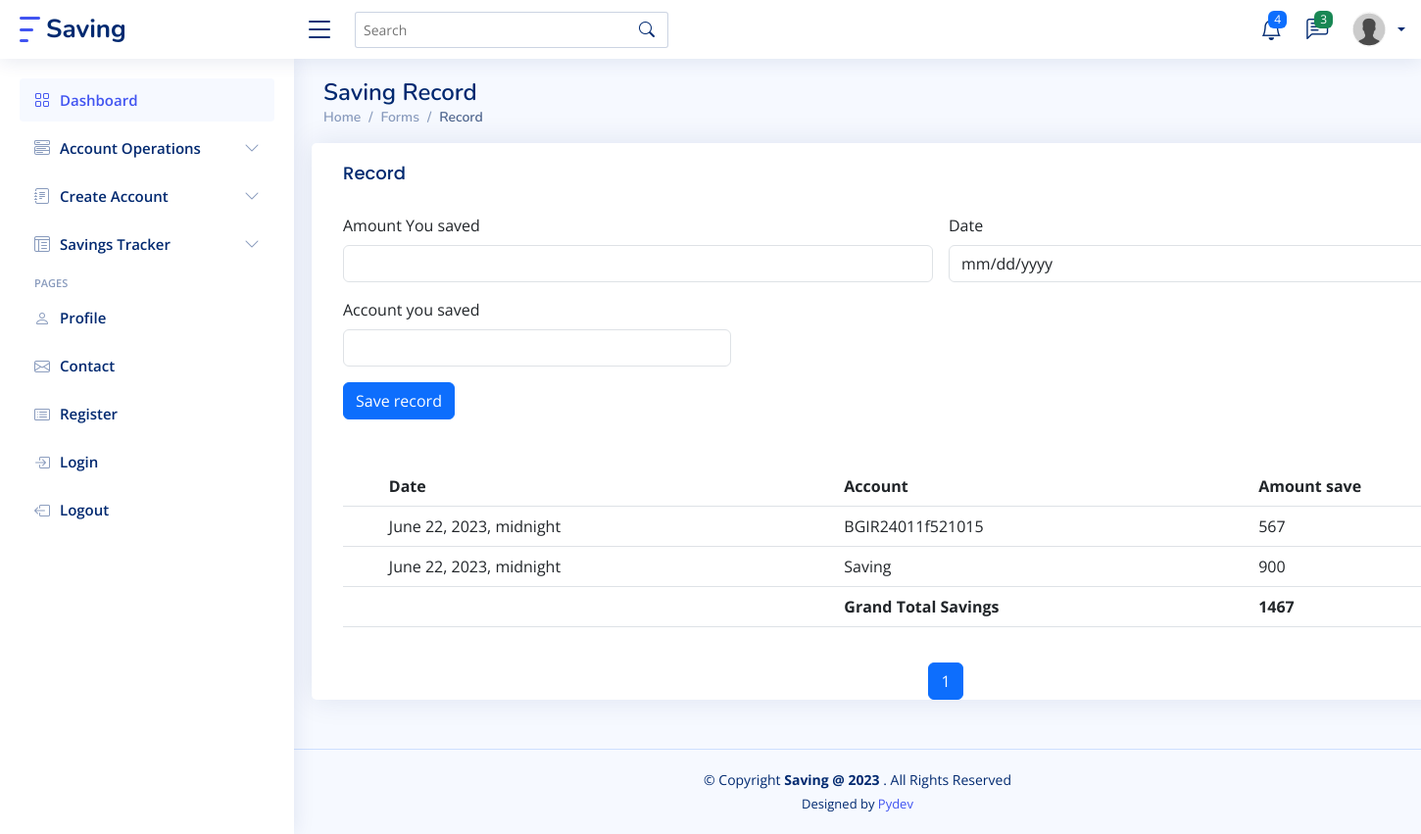
The app's page /savings-record (signed in), older data.
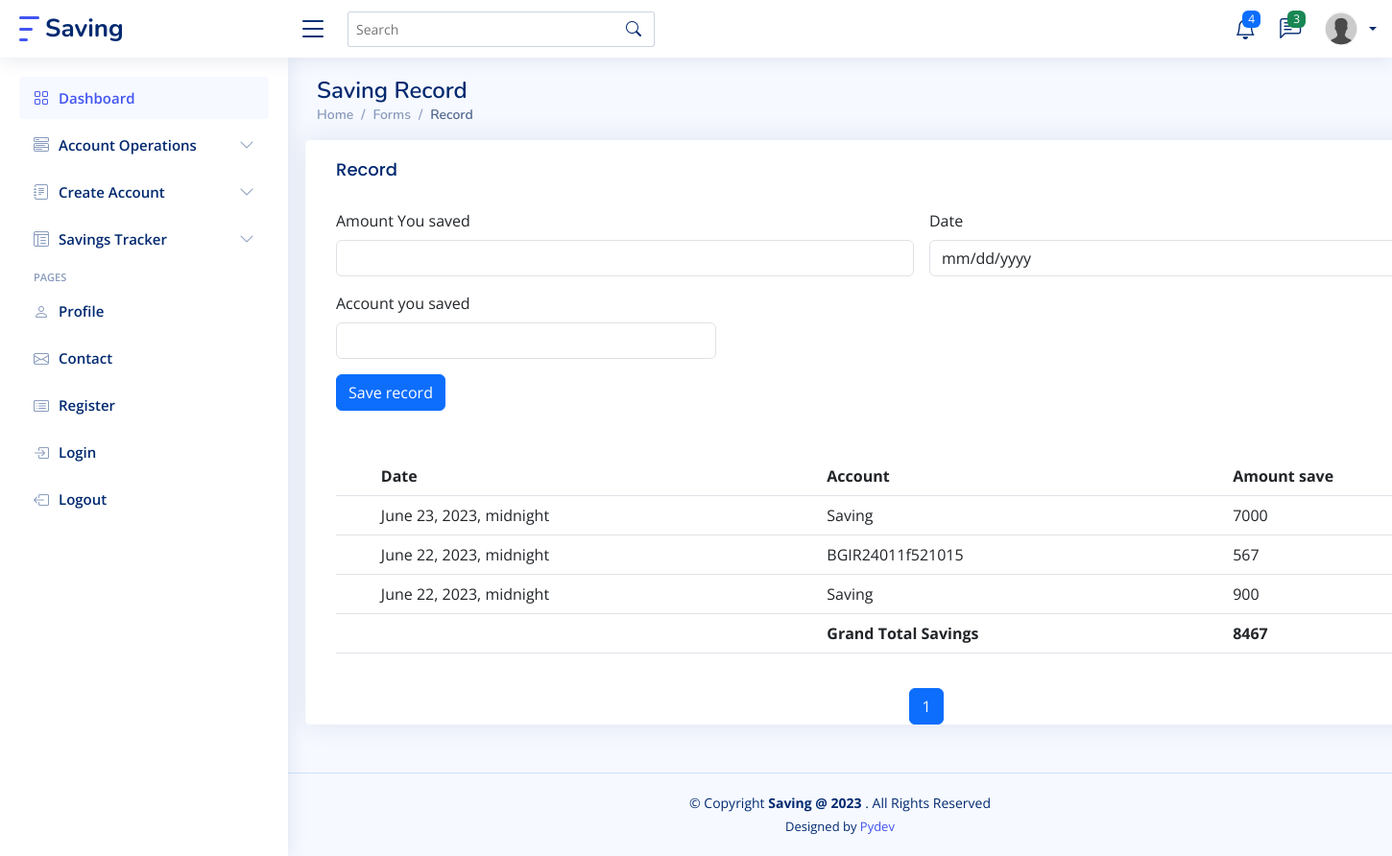
The same page, newer data.
### savings/models.py (models this page shows, shortened)
class Saving_record(models.Model):
	user = models.ForeignKey(User, on_delete=models.CASCADE)
	amount = models.CharField(max_length=100)
	date_saved = models.DateTimeField()
	account_number = models.CharField(max_length=100)

### savings/views.py (the view)
# urls.py: path("savings-record", views.savings_record, name="savings_record"),
def savings_record(request):
	user = request.user
	record_data = Saving_record.objects.filter(user=user).order_by("-date_saved")
	total = 0
	for items in record_data:
		total += int(items.amount)
	items_per_page = 3
	page_number = request.GET.get("page")
	paginator = Paginator(record_data, items_per_page)
	page_obj = paginator.get_page(page_number)
	if request.method == "POST":
		form = Saving_RecordForm(request.POST)
		if form.is_valid():
			amount = form.cleaned_data["amount"]
			date_saved = form.cleaned_data["date_saved"]
			account_number = form.cleaned_data["account_number"]
			record = Saving_record.objects.create(user=user, amount=amount,
					date_saved=date_saved,
				account_number=account_number)
			record.save()
		messages.success(request, "Record successfully saved")
		return redirect("savings_record")
	else:
		form = Saving_RecordForm()
	return render(request, "savings/savings_record.html", {
			"form": form,
			"total": total,
			"page_obj": page_obj,
			})

### savings/forms.py
class Saving_RecordForm(forms.ModelForm):
	class Meta:
		model = Saving_record
		fields = ["amount", "date_saved", "account_number"]

### templates/savings/savings_record.html (shortened to what this page needs)
{% extends "savings/forms_layout.html" %} {% load static %} {% block transfer %}
<div class="pagetitle">
  <h1>Saving Record</h1>
  <nav>
    <ol class="breadcrumb">
      <li class="breadcrumb-item"><a href="{% url 'savings' %}">Home</a></li>
      <li class="breadcrumb-item">Forms</li>
      <li class="breadcrumb-item active">Record</li>
    </ol>
  </nav>
</div>
<section class="section">
  <div class="row">
    <div class="card">
      <div class="card-body">
        <h5 class="card-title">Record</h5>
        <form
          action="{% url 'savings_record' %}"
          method="POST"
          class="row g-3 needs-validation"
          novalidate
        >
          <div class="col-md-6 position-relative">
            <label for="validationTooltip01" class="form-label"
              >Amount You saved</label
            >
            <input
              type="text"
              class="form-control"
              id="validationTooltip01"
              name="amount"
              required
            />
          </div>
          <div class="col-md-6 position-relative">
            <label for="validationTooltip02" class="form-label">Date</label>
            <input
              type="Date"
              class="form-control"
              id="validationTooltip02"
              name="date_saved"
              required
            />
          </div>
          <br /><br />
          <div class="col-md-4 position-relative">
            <label for="validationTooltip01" class="form-label"
              >Account you saved</label
            >
            <input
              type="text"
              class="form-control"
              id="validationTooltip01"
              name="account_number"
              required
            />
          </div>
          <br />
          <div class="col-12">
            <button class="btn btn-primary" type="submit">Save record</button>
          </div>
        </form>
        <br /><br />
        {% if page_obj %}
        <table class="table">
          <thead>
            <tr>
              <th scope="col"></th>
              <th scope="col">Date</th>
              <th scope="col">Account</th>
              <th scope="col">Amount save</th>
            </tr>
          </thead>
          <tbody>
            {% for obj in page_obj %}
            <tr>
              <th scope="row"></th>
              <td>{{obj.date_saved}}</td>
              <td>{{obj.account_number}}</td>
              <td>{{obj.amount}}</td>
            </tr>
            {% endfor %}
            <tr>
              <th scope="row"></th>
              <td></td>
              <td><strong>Grand Total Savings</strong></td>
              <td><strong>{{total}}</strong></td>
            </tr>
          </tbody>
        </table>
        {% else %}
        <h4>There are no any records you have saved.</h4>
        {% endif %}
      </div>
      <div class="container_pagi">
        <div class="pagination">
          <button type="button" class="btn btn-primary pagi_btn">
            <span class="current-page">{{ page_obj.number}}</span>
          </button>
        </div>
      </div>
    </div>
  </div>
</section>
{% endblock %}

Row changes from the older to the newer data that the page shows:
added Saving_record: date_saved "June 23, 2023, midnight", account_number "Saving", amount "7000"
Text that changed along with them:
{{ total }}: "1467" → "8467"
